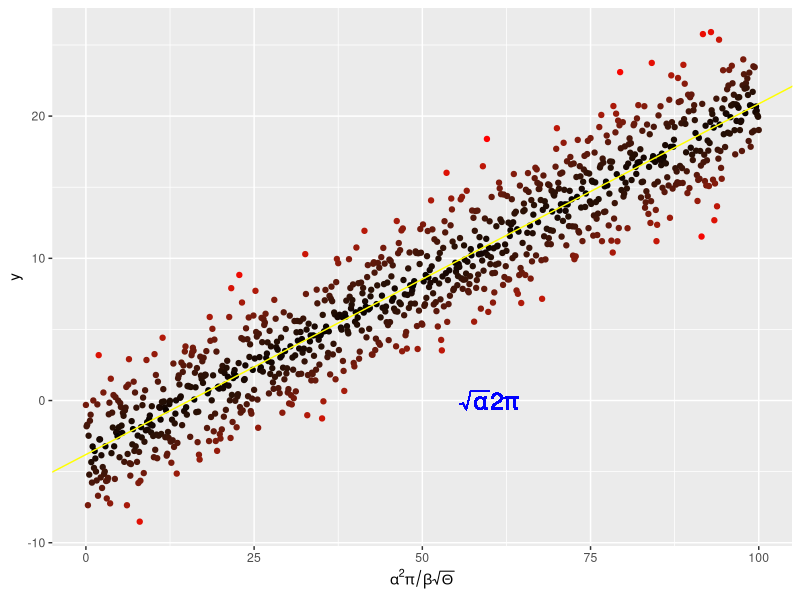

Write the R code that produced this figure. (Note: this script raises an error after producing the figure.)
rm(list = ls())
require(ggplot2) # load package

# create an "ideal" linear regression data!
x <- seq(0,100, by = 0.1)
y <- -4. + 0.25 * x + rnorm(length(x), mean = 0., sd = 2.5)

# now a dataframe
my_data <- data.frame(x = x, y= y)

# perform a linear regression
my_lm <- summary(lm(y~x , data = my_data)) # provides residuals, and coefficients information

# plot the data
p <- ggplot(my_data, aes(x=x, y=y, colour = abs(my_lm$residuals))
            )+ geom_point() +
  scale_color_gradient(low = "black", high = "red") +
  theme(legend.position = "none") +
  scale_x_continuous(expression(alpha^2 * pi / beta * sqrt(Theta)))
# plots a scatter graph of x aggainst y with colour gradient of the 
# absolute value of resiuduals with low values in black and high in red
# no legend and x axis labeled as above

# add the regression line
p <- p + geom_abline(
  intercept = my_lm$coefficients[1][1],
  slope = my_lm$coefficients[2][1],
  colour = "yellow")

# adds the abline using vaues from the linear model coefficients

# throw some math on the plot
p <- p + geom_text(aes(x =60, y = 0, label = "sqrt(alpha) *2 * pi"),
                   parse = TRUE, size = 6,
                   colour = "blue")
# adds the lable to the graph at the stated posion in the stated size
# and stated colour

# print in a pdf
pdf("../Results/MyLinReg.pdf")
print(p)
dev.off()